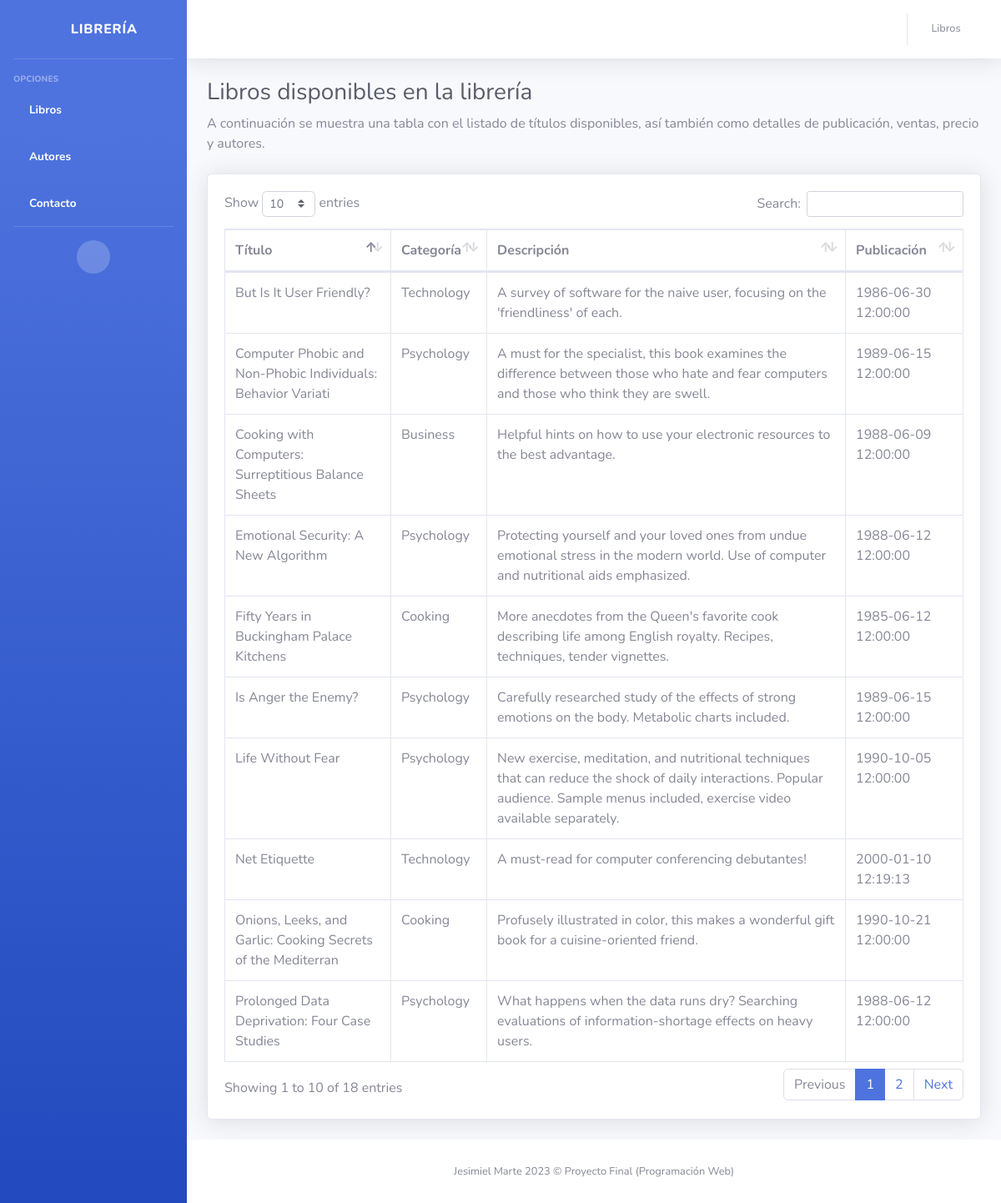
The page / on the database its author committed.
### tables this page shows
CREATE TABLE `titulos` (
  `id_titulo` varchar(6) NOT NULL,
  `titulo` varchar(60) NOT NULL,
  `tipo` varchar(15) NOT NULL,
  `id_pub` varchar(4) NOT NULL,
  `precio` double DEFAULT NULL,
  `avance` double DEFAULT NULL,
  `total_ventas` int(11) DEFAULT NULL,
  `notas` varchar(255) NOT NULL,
  `fecha_pub` datetime NOT NULL,
  `contrato` varchar(1) NOT NULL
);

### index.php (the view, shortened to what this page needs)
<!DOCTYPE html>
<html lang="en">
<head>
    <link href="all.min.css" rel="stylesheet" type="text/css">
    <link href="sb-admin-2.min.css" rel="stylesheet">
    <link href="dataTables.bootstrap4.min.css" rel="stylesheet">
</head>
<body id="page-top">
    <div id="wrapper">
        <ul class="navbar-nav bg-gradient-primary sidebar sidebar-dark accordion" id="accordionSidebar">
            <a class="sidebar-brand d-flex align-items-center justify-content-center" href="index.html">
                <div class="sidebar-brand-icon rotate-n-15">
                    <i class="fas fa-book"></i>
                </div>
                <div class="sidebar-brand-text mx-3">Librería</div>
            </a>
            <hr class="sidebar-divider">
            <div class="sidebar-heading">
                Opciones
            </div>
            <li class="nav-item active">
                <a class="nav-link" href="index.php">
                    <i class="fas fa-book"></i>
                    <span>Libros</span></a>
            </li>
            <li class="nav-item active">
                <a class="nav-link" href="autores.php">
                    <i class="fas fa-user"></i>
                    <span>Autores</span></a>
            </li>
            <li class="nav-item active">
                <a class="nav-link" href="contacto.php">
                    <i class="fas fa-file"></i>
                    <span>Contacto</span></a>
            </li>
            <hr class="sidebar-divider d-none d-md-block">
            <div class="text-center d-none d-md-inline">
                <button class="rounded-circle border-0" id="sidebarToggle"></button>
            </div>
        </ul>
        <div id="content-wrapper" class="d-flex flex-column">
            <div id="content">
                <nav class="navbar navbar-expand navbar-light bg-white topbar mb-4 static-top shadow">
                    <ul class="navbar-nav ml-auto">
                        <li class="nav-item dropdown no-arrow">
                            <a class="nav-link dropdown-toggle" href="#" id="userDropdown" role="button"
                                data-toggle="dropdown" aria-haspopup="true" aria-expanded="false">
                                <span class="mr-2 d-none d-lg-inline text-gray-600 small">Libros</span>
                                <i class="fas fa-book"></i>
                            </a>
                        </li>
                    </ul>
                </nav>
                <div class="container-fluid">
                    <h1 class="h3 mb-2 text-gray-800">Libros disponibles en la librería</h1>
                    <p class="mb-4">A continuación se muestra una tabla con el listado de títulos disponibles,
                                    así también como detalles de publicación, ventas, precio y autores.
                    </p>
                    <div class="card shadow mb-4">
                        <div class="card-body">
                            <div class="table-responsive">
                                <table class="table table-bordered" id="dataTable" width="100%" cellspacing="0">
                                    <thead>
                                        <tr>
                                            <th>Título</th>
                                            <th>Categoría</th>
                                            <th>Descripción</th>
                                            <th>Publicación</th>
                                        </tr>
                                    </thead>
                                    <tbody>
                                        <?php
                                            require_once "pdo.php";
                                            $stmt = $pdo->query("SELECT titulo, tipo, notas, fecha_pub, precio FROM titulos");
                                            while ( $row = $stmt->fetch(PDO::FETCH_ASSOC) ) {
                                                echo ("<tr><td>");
                                                echo ($row['titulo']);
                                                echo ("</td><td>");
                                                echo ($row['tipo']);
                                                echo ("</td><td>");
                                                echo ($row['notas']);
                                                echo ("</td><td>");
                                                echo ($row['fecha_pub']);
                                                echo ("</td></tr>");
                                            }
                                        ?>
                                    </tbody>
                                </table>
                            </div>
                        </div>
                    </div>
                </div>
            </div>
            <footer class="sticky-footer bg-white">
                <div class="container my-auto">
                    <div class="copyright text-center my-auto">
                        <span>Jesimiel Marte 2023 &copy; Proyecto Final (Programación Web)</span>
                    </div>
                </div>
            </footer>
        </div>
    </div>
</body>
</html>

### rows shown on the page
titulos: titulo "Cooking with Computers: Surreptitious Balance Sheets", tipo "Business", notas "Helpful hints on how to use your electronic resources to the best advantage.", fecha_pub "1988-06-09 12:00:00"
titulos: titulo "But Is It User Friendly?", tipo "Technology", notas "A survey of software for the naive user, focusing on the 'friendliness' of each.", fecha_pub "1986-06-30 12:00:00"
titulos: titulo "Net Etiquette", tipo "Technology", notas "A must-read for computer conferencing debutantes!", fecha_pub "2000-01-10 12:19:13"
titulos: titulo "Computer Phobic and Non-Phobic Individuals: Behavior Variati", tipo "Psychology", notas "A must for the specialist, this book examines the difference between those who hate and fear computers and those who think they are swell.", fecha_pub "1989-06-15 12:00:00"
titulos: titulo "Is Anger the Enemy?", tipo "Psychology", notas "Carefully researched study of the effects of strong emotions on the body. Metabolic charts included.", fecha_pub "1989-06-15 12:00:00"
titulos: titulo "Life Without Fear", tipo "Psychology", notas "New exercise, meditation, and nutritional techniques that can reduce the shock of daily interactions. Popular audience. Sample menus included, exercise video available separately.", fecha_pub "1990-10-05 12:00:00"
titulos: titulo "Prolonged Data Deprivation: Four Case Studies", tipo "Psychology", notas "What happens when the data runs dry? Searching evaluations of information-shortage effects on heavy users.", fecha_pub "1988-06-12 12:00:00"
titulos: titulo "Emotional Security: A New Algorithm", tipo "Psychology", notas "Protecting yourself and your loved ones from undue emotional stress in the modern world. Use of computer and nutritional aids emphasized.", fecha_pub "1988-06-12 12:00:00"
titulos: titulo "Onions, Leeks, and Garlic: Cooking Secrets of the Mediterran", tipo "Cooking", notas "Profusely illustrated in color, this makes a wonderful gift book for a cuisine-oriented friend.", fecha_pub "1990-10-21 12:00:00"
titulos: titulo "Fifty Years in Buckingham Palace Kitchens", tipo "Cooking", notas "More anecdotes from the Queen's favorite cook describing life among English royalty. Recipes, techniques, tender vignettes.", fecha_pub "1985-06-12 12:00:00"
